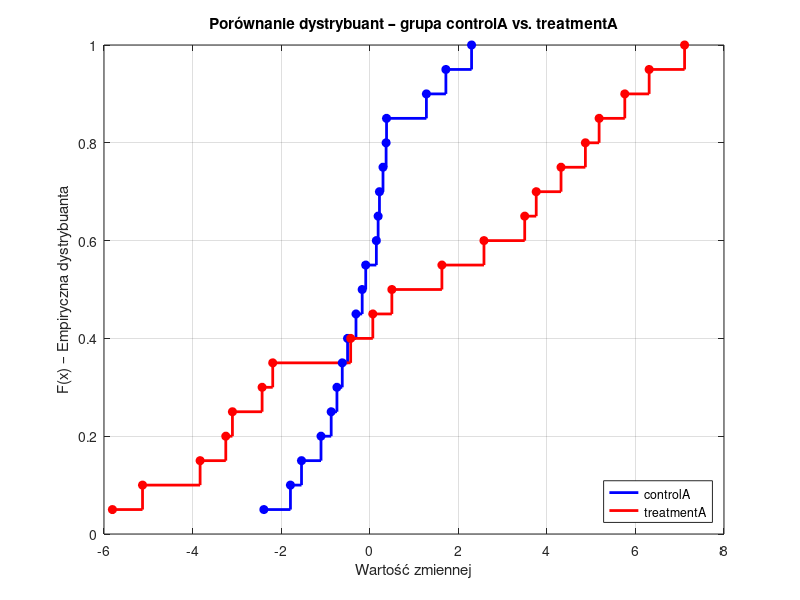

Recreate this plot in MATLAB.
% === Ćwiczenie 3 ===
% Empiryczna dystrybuanta dla zbiorów controlA i treatmentA

% Dane wejściowe
controlA = [0.22, -0.87, -2.39, -1.79, 0.37, -1.54, 1.28, -0.31, -0.74, 1.72, ...
            0.38, -0.17, -0.62, -1.10, 0.30, 0.15, 2.30, 0.19, -0.50, -0.09];

treatmentA = [-5.13, -2.19, -2.43, -3.83, 0.50, -3.25, 4.32, 1.63, 5.18, -0.43, ...
              7.11, 4.87, -3.10, -5.81, 3.76, 6.31, 2.58, 0.07, 5.76, 3.50];

% Posortowanie danych
sortedControl = sort(controlA);
sortedTreatment = sort(treatmentA);

% Liczności prób
nC = length(controlA);
nT = length(treatmentA);

% Obliczenie ECDF
F_control = (1:nC) / nC;
F_treatment = (1:nT) / nT;

% Tworzenie wspólnego wykresu empirycznych dystrybuant
figure;
subplot(1,1,1);

% Rysowanie wykresu schodkowego
stairs(sortedControl, F_control, 'b-', 'LineWidth', 2); hold on;
stairs(sortedTreatment, F_treatment, 'r-', 'LineWidth', 2);

% Dodanie punktów danych
plot(sortedControl, F_control, 'bo', 'MarkerFaceColor', 'b');
plot(sortedTreatment, F_treatment, 'ro', 'MarkerFaceColor', 'r');

% Opisy osi, legenda, tytuł wykresu
xlabel('Wartość zmiennej');
ylabel('F(x) – Empiryczna dystrybuanta');
title('Porównanie dystrybuant – grupa controlA vs. treatmentA');
legend('controlA', 'treatmentA', 'Location', 'southeast');

grid on;

% === Test Kołmogorowa-Smirnowa (K-S) dla dwóch prób ===

% α - poziom istotności testu statystycznego — czyli granica, 
% według której podejmujemy decyzję o odrzuceniu hipotezy zerowej.

% Przeprowadzenie testu
[H, pValue, KSSTAT] = kstest2(controlA, treatmentA);

% Wyświetlenie wyników
disp(' ');
disp('=== Test Kołmogorowa-Smirnowa dla dwóch prób ===');
disp(['H: ', num2str(H)]);
disp(['Wartość statystyki D (KSSTAT): ', num2str(KSSTAT)]);
disp(['p-wartość: ', num2str(pValue)]);

if H == 1
    disp('Odrzucamy hipotezę zerową – rozkłady są statystycznie różne.');
else
    disp('Brak podstaw do odrzucenia hipotezy – rozkłady mogą być takie same.');
end